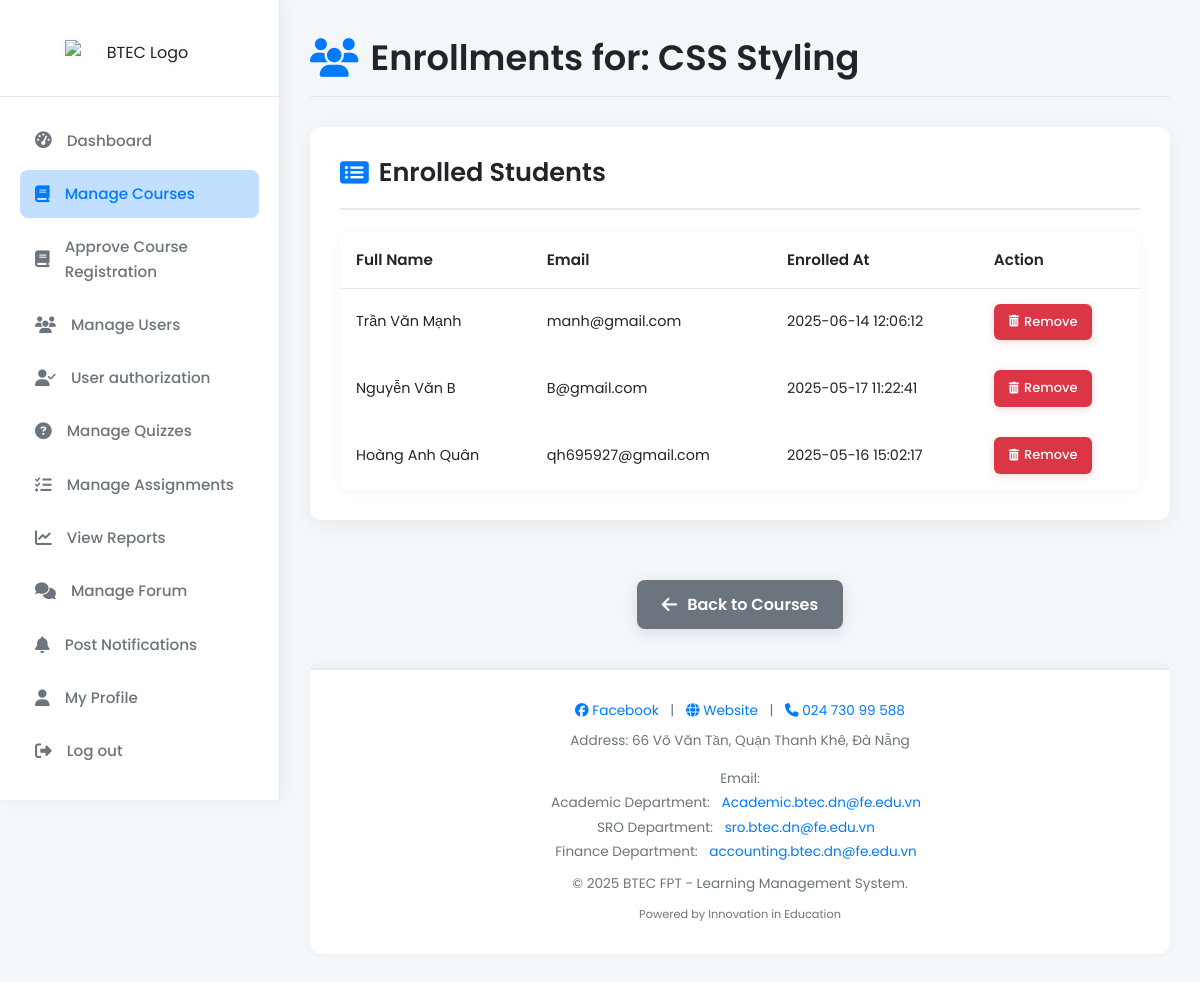
The app's page /module/admin/user_management/admin_enrollments.php?course_id=2 (signed in) with its own data.
### tables this page shows
CREATE TABLE `courses` (
  `id` int NOT NULL,
  `title` varchar(255) NOT NULL,
  `department` varchar(255) DEFAULT NULL,
  `description` text,
  `teacher_id` int DEFAULT NULL,
  `created_at` datetime DEFAULT CURRENT_TIMESTAMP
);

CREATE TABLE `enrollments` (
  `id` int NOT NULL,
  `user_id` int NOT NULL,
  `course_id` int NOT NULL,
  `status` enum('pending','approved','rejected') DEFAULT 'pending',
  `enrolled_at` datetime DEFAULT CURRENT_TIMESTAMP
);

CREATE TABLE `users` (
  `id` int NOT NULL,
  `fullname` varchar(255) NOT NULL,
  `email` varchar(255) NOT NULL,
  `password` varchar(255) NOT NULL,
  `role` enum('student','teacher','admin') DEFAULT 'student',
  `created_at` datetime DEFAULT CURRENT_TIMESTAMP,
  `status` enum('approved','pending') DEFAULT 'approved'
);

### module/admin/user_management/admin_enrollments.php (the view, shortened to what this page needs)
<?php
include "../../../includes/db_connect.php";
$course_id = intval($_GET['course_id']);
$stmt = $conn->prepare("SELECT title FROM courses WHERE id = ?");
$stmt->bind_param("i", $course_id);
$stmt->execute();
$stmt->store_result();
$stmt->bind_result($course_title);
$result = $conn->query("
  SELECT e.id AS enroll_id, u.fullname, u.email, e.enrolled_at
  FROM enrollments e
  JOIN users u ON e.user_id = u.id
  WHERE e.course_id = $course_id
  ORDER BY e.enrolled_at DESC
");
?>
<!DOCTYPE html>
<html lang="en">
<head>
    <link rel="stylesheet" href="https://cdnjs.cloudflare.com/ajax/libs/font-awesome/6.5.0/css/all.min.css">
    <link rel="stylesheet" href="../../../css/style.css">
    <link rel="stylesheet" href="../../../css/admin/admin_enrollments.css">
</head>
<body>
    <?php include "../../../includes/sidebar.php"; ?>
    <div class="main-content">
        <div class="admin-page-header">
            <h2><i class="fas fa-users"></i> Enrollments for: <?= htmlspecialchars($course_title) ?></h2>
        </div>
        <div class="course-management-overview">
            <h3><i class="fas fa-list-alt"></i> Enrolled Students</h3>
            <div class="course-management-content">
                <?php if ($result->num_rows > 0): ?>
                    <table class="enrollment-table">
                        <thead>
                            <tr>
                                <th>Full Name</th>
                                <th>Email</th>
                                <th>Enrolled At</th>
                                <th>Action</th>
                            </tr>
                        </thead>
                        <tbody>
                            <?php while ($row = $result->fetch_assoc()): ?>
                                <tr>
                                    <td><?= htmlspecialchars($row['fullname']) ?></td>
                                    <td><?= htmlspecialchars($row['email']) ?></td>
                                    <td><?= htmlspecialchars($row['enrolled_at']) ?></td>
                                    <td class="enrollment-actions">
                                        <a href="admin_enrollments.php?course_id=<?= $course_id ?>&remove_id=<?= $row['enroll_id'] ?>" onclick="return confirm('Are you sure you want to remove this enrollment?')"><i class="fas fa-trash-alt"></i> Remove</a>
                                    </td>
                                </tr>
                            <?php endwhile; ?>
                        </tbody>
                    </table>
                <?php else: ?>
                    <p class="no-enrollments"><i class="fas fa-info-circle"></i> No students have enrolled in this course yet.</p>
                <?php endif; ?>
            </div>
        </div>
        <div class="back-link">
            <a href="../courses/admin_courses.php"><i class="fas fa-arrow-left"></i> Back to Courses</a>
        </div>
        <?php include "../../../includes/footer.php"; ?>
    </div>
</body>
</html>

### css/style.css (style rules this page uses)
:root { --primary-color: #007bff; --accent-color: #dc3545; --background-light: #f4f7fa; --background-card: #ffffff; --text-dark: #212529; --text-medium: #6c757d; --text-light: #ced4da; --border-color: #eee6e6; --shadow-light: rgba(0, 0, 0, 0.05); --shadow-medium: rgba(0, 0, 0, 0.1); }
*, *::before, *::after { box-sizing: border-box; margin: 0; padding: 0; }
body { font-family: 'Poppins', sans-serif; background-color: var(--background-light); color: var(--text-dark); line-height: 1.6; display: flex; min-height: 100vh; }

### css/admin/admin_enrollments.css (style rules this page uses)
.main-content { margin-left: 280px; padding: 30px; flex-grow: 1; display: flex; flex-direction: column; background-color: var(--background-light); transition: margin-left 0.3s ease; }
.admin-page-header { display: flex; justify-content: space-between; align-items: center; margin-bottom: 30px; padding-bottom: 10px; border-bottom: 1px solid var(--border-color); }
.admin-page-header h2 { font-size: 2.2em; color: var(--text-dark); margin: 0; display: flex; align-items: center; font-weight: 600; }
.admin-page-header h2 i { margin-right: 12px; color: var(--primary-color); font-size: 1.1em; }
.course-management-overview { background-color: var(--background-card); padding: 30px; border-radius: 12px; box-shadow: 0 5px 20px var(--shadow-light); margin-bottom: 30px; position: relative; }
.course-management-overview > h3 { position: absolute; top: 25px; left: 30px; font-size: 1.6em; color: var(--text-dark); font-weight: 600; display: flex; align-items: center; padding-bottom: 15px; border-bottom: 2px solid var(--border-color); width: calc(100% - 60px); margin-bottom: 20px; }
.course-management-overview > h3 i { margin-right: 10px; color: var(--primary-color); font-size: 1em; }
.course-management-content { margin-top: 60px; display: flex; flex-direction: column; gap: 20px; }
.enrollment-table { width: 100%; border-collapse: collapse; margin-top: 15px; background-color: var(--background-input); box-shadow: 0 2px 10px rgba(0,0,0,0.05); border-radius: 8px; overflow: hidden; border: 1px solid var(--border-color); }
.enrollment-table thead th { background-color: var(--table-header-bg); color: var(--text-dark-secondary); padding: 15px; text-align: left; border-bottom: 1px solid var(--border-color); font-weight: 600; font-size: 0.95em; }
.enrollment-table tbody td { padding: 15px; border-bottom: 1px solid var(--border-color-light); color: var(--text-dark); font-size: 0.9em; }
.enrollment-table tbody tr:last-child td { border-bottom: none; }
.enrollment-table tbody tr:nth-child(even) { background-color: var(--table-row-even-bg); }
.enrollment-actions a { background-color: #dc3545; color: white; padding: 8px 15px; border: none; border-radius: 6px; cursor: pointer; font-size: 0.9em; font-weight: 500; transition: background-color 0.2s ease, transform 0.2s ease, box-shadow 0.2s ease; display: inline-flex; align-items: center; text-decoration: none; box-shadow: 0 2px 8px rgba(220, 53, 69, 0.2); }
.enrollment-actions a i { margin-right: 5px; font-size: 0.9em; }
.back-link { margin-top: 30px; text-align: center; }
.back-link a { display: inline-flex; align-items: center; padding: 12px 25px; background-color: #6c757d; color: white; text-decoration: none; border-radius: 8px; font-weight: 600; transition: background-color 0.3s ease, transform 0.2s ease, box-shadow 0.3s ease; box-shadow: 0 4px 15px rgba(108, 117, 125, 0.2); }
.back-link a i { margin-right: 10px; font-size: 1.1em; }

### records on screen
courses: title "CSS Styling"
enrollments: user.fullname "Trần Văn Mạnh", user.email "manh@gmail.com", enrolled_at "2025-06-14 12:06:12"
enrollments: user.fullname "Nguyễn Văn B", user.email "B@gmail.com", enrolled_at "2025-05-17 11:22:41"
enrollments: user.fullname "Hoàng Anh Quân", user.email "qh695927@gmail.com", enrolled_at "2025-05-16 15:02:17"
